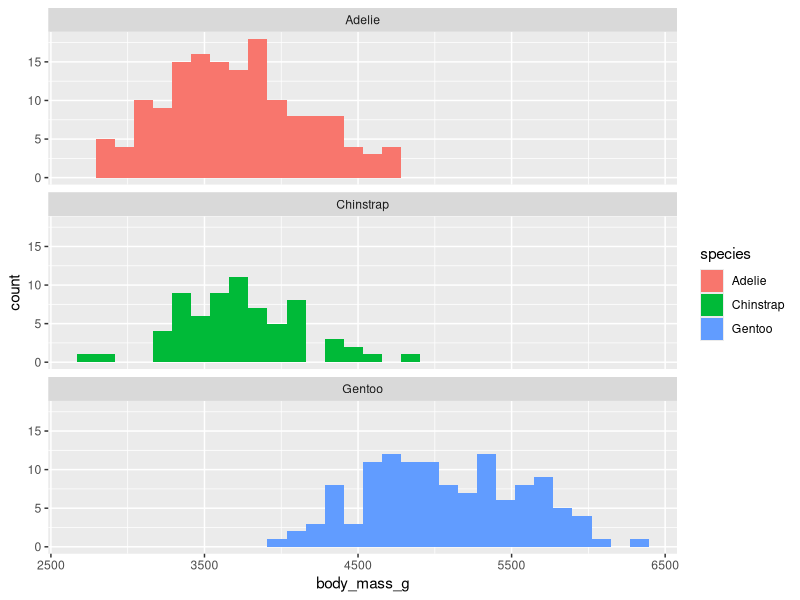
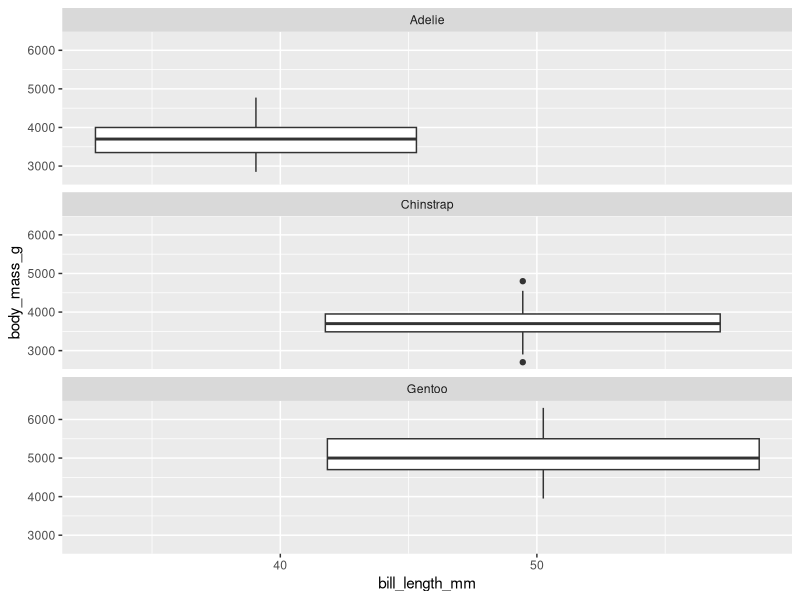
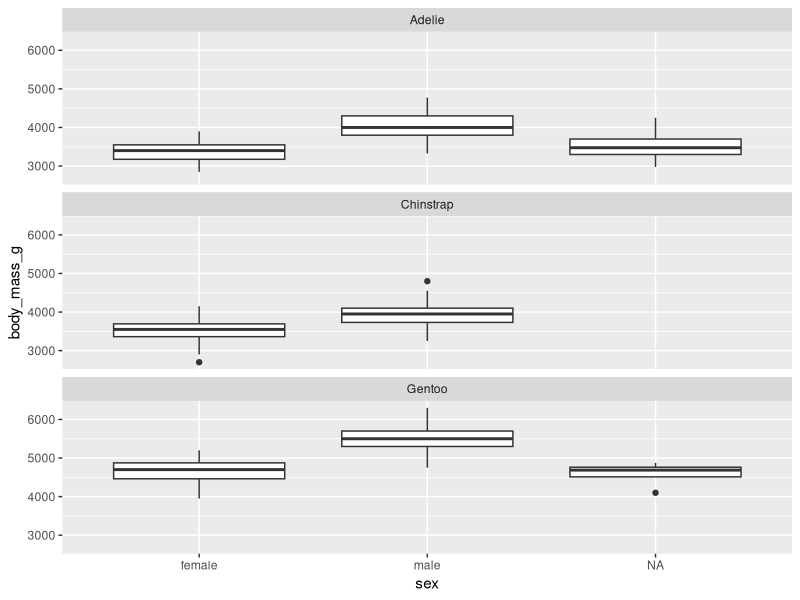
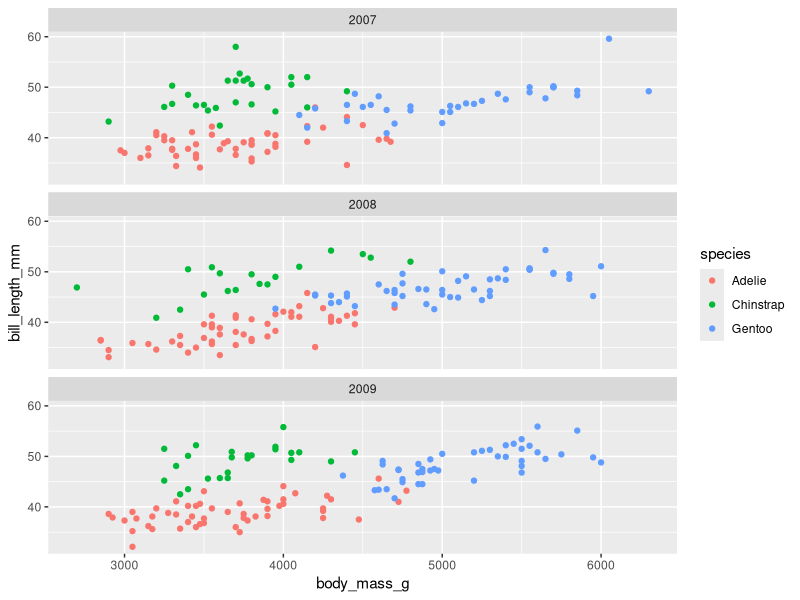

Write R code to recreate these figures, in order.
## ---- chunk 1
knitr::opts_chunk$set(echo = TRUE)
library(tidyverse)
library(palmerpenguins)
## ---- chunk 2
na_removed_penguins<-penguins %>% filter(is.na(sex)==FALSE)
view(penguins)
## ---- chunk 3
ggplot(penguins)+
  geom_histogram(mapping=aes(x= body_mass_g, fill=species))+
  facet_wrap(~species,nrow=3)
## ---- chunk 4
ggplot(penguins)+
  geom_boxplot(mapping = aes(x= bill_length_mm, y= body_mass_g))+
  facet_wrap(~species,nrow=3)
## ---- chunk 5
ggplot(penguins)+
  geom_boxplot(mapping = aes(x= sex, y= body_mass_g))+
  facet_wrap(~species,nrow=3)
## ---- chunk 6
ggplot(penguins)+
  geom_point(mapping=aes(x=body_mass_g, y= bill_length_mm, color=species))+
 facet_wrap(~year,nrow=3)
